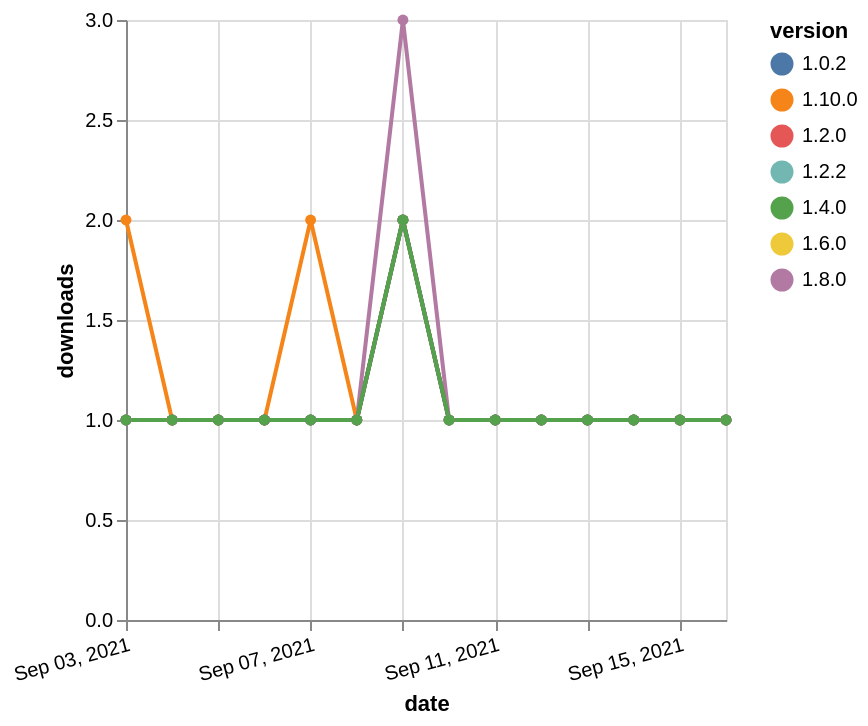

Describe this chart as a Vega-Lite specification.
### Vega-Lite specification from a JSON file in a GitHub repository (floating-point values rounded to 4 significant figures)
{"$schema": "https://vega.github.io/schema/vega-lite/v5.json", "description": "A simple bar chart with embedded data.", "data": {"values": [{"date": "2021-09-03", "total": 165, "delta": 1, "version": "1.6.0"}, {"date": "2021-09-04", "total": 166, "delta": 1, "version": "1.6.0"}, {"date": "2021-09-05", "total": 167, "delta": 1, "version": "1.6.0"}, {"date": "2021-09-06", "total": 168, "delta": 1, "version": "1.6.0"}, {"date": "2021-09-07", "total": 169, "delta": 1, "version": "1.6.0"}, {"date": "2021-09-08", "total": 170, "delta": 1, "version": "1.6.0"}, {"date": "2021-09-09", "total": 172, "delta": 2, "version": "1.6.0"}, {"date": "2021-09-10", "total": 173, "delta": 1, "version": "1.6.0"}, {"date": "2021-09-11", "total": 174, "delta": 1, "version": "1.6.0"}, {"date": "2021-09-12", "total": 175, "delta": 1, "version": "1.6.0"}, {"date": "2021-09-13", "total": 176, "delta": 1, "version": "1.6.0"}, {"date": "2021-09-14", "total": 177, "delta": 1, "version": "1.6.0"}, {"date": "2021-09-15", "total": 178, "delta": 1, "version": "1.6.0"}, {"date": "2021-09-16", "total": 179, "delta": 1, "version": "1.6.0"}, {"date": "2021-09-03", "total": 185, "delta": 1, "version": "1.8.0"}, {"date": "2021-09-04", "total": 186, "delta": 1, "version": "1.8.0"}, {"date": "2021-09-05", "total": 187, "delta": 1, "version": "1.8.0"}, {"date": "2021-09-06", "total": 188, "delta": 1, "version": "1.8.0"}, {"date": "2021-09-07", "total": 189, "delta": 1, "version": "1.8.0"}, {"date": "2021-09-08", "total": 190, "delta": 1, "version": "1.8.0"}, {"date": "2021-09-09", "total": 193, "delta": 3, "version": "1.8.0"}, {"date": "2021-09-10", "total": 194, "delta": 1, "version": "1.8.0"}, {"date": "2021-09-11", "total": 195, "delta": 1, "version": "1.8.0"}, {"date": "2021-09-12", "total": 196, "delta": 1, "version": "1.8.0"}, {"date": "2021-09-13", "total": 197, "delta": 1, "version": "1.8.0"}, {"date": "2021-09-14", "total": 198, "delta": 1, "version": "1.8.0"}, {"date": "2021-09-15", "total": 199, "delta": 1, "version": "1.8.0"}, {"date": "2021-09-16", "total": 200, "delta": 1, "version": "1.8.0"}, {"date": "2021-09-03", "total": 126, "delta": 2, "version": "1.10.0"}, {"date": "2021-09-04", "total": 127, "delta": 1, "version": "1.10.0"}, {"date": "2021-09-05", "total": 128, "delta": 1, "version": "1.10.0"}, {"date": "2021-09-06", "total": 129, "delta": 1, "version": "1.10.0"}, {"date": "2021-09-07", "total": 131, "delta": 2, "version": "1.10.0"}, {"date": "2021-09-08", "total": 132, "delta": 1, "version": "1.10.0"}, {"date": "2021-09-09", "total": 134, "delta": 2, "version": "1.10.0"}, {"date": "2021-09-10", "total": 135, "delta": 1, "version": "1.10.0"}, {"date": "2021-09-11", "total": 136, "delta": 1, "version": "1.10.0"}, {"date": "2021-09-12", "total": 137, "delta": 1, "version": "1.10.0"}, {"date": "2021-09-13", "total": 138, "delta": 1, "version": "1.10.0"}, {"date": "2021-09-14", "total": 139, "delta": 1, "version": "1.10.0"}, {"date": "2021-09-15", "total": 140, "delta": 1, "version": "1.10.0"}, {"date": "2021-09-16", "total": 141, "delta": 1, "version": "1.10.0"}, {"date": "2021-09-03", "total": 197, "delta": 1, "version": "1.2.2"}, {"date": "2021-09-04", "total": 198, "delta": 1, "version": "1.2.2"}, {"date": "2021-09-05", "total": 199, "delta": 1, "version": "1.2.2"}, {"date": "2021-09-06", "total": 200, "delta": 1, "version": "1.2.2"}, {"date": "2021-09-07", "total": 201, "delta": 1, "version": "1.2.2"}, {"date": "2021-09-08", "total": 202, "delta": 1, "version": "1.2.2"}, {"date": "2021-09-09", "total": 204, "delta": 2, "version": "1.2.2"}, {"date": "2021-09-10", "total": 205, "delta": 1, "version": "1.2.2"}, {"date": "2021-09-11", "total": 206, "delta": 1, "version": "1.2.2"}, {"date": "2021-09-12", "total": 207, "delta": 1, "version": "1.2.2"}, {"date": "2021-09-13", "total": 208, "delta": 1, "version": "1.2.2"}, {"date": "2021-09-14", "total": 209, "delta": 1, "version": "1.2.2"}, {"date": "2021-09-15", "total": 210, "delta": 1, "version": "1.2.2"}, {"date": "2021-09-16", "total": 211, "delta": 1, "version": "1.2.2"}, {"date": "2021-09-03", "total": 236, "delta": 1, "version": "1.2.0"}, {"date": "2021-09-04", "total": 237, "delta": 1, "version": "1.2.0"}, {"date": "2021-09-05", "total": 238, "delta": 1, "version": "1.2.0"}, {"date": "2021-09-06", "total": 239, "delta": 1, "version": "1.2.0"}, {"date": "2021-09-07", "total": 240, "delta": 1, "version": "1.2.0"}, {"date": "2021-09-08", "total": 241, "delta": 1, "version": "1.2.0"}, {"date": "2021-09-09", "total": 243, "delta": 2, "version": "1.2.0"}, {"date": "2021-09-10", "total": 244, "delta": 1, "version": "1.2.0"}, {"date": "2021-09-11", "total": 245, "delta": 1, "version": "1.2.0"}, {"date": "2021-09-12", "total": 246, "delta": 1, "version": "1.2.0"}, {"date": "2021-09-13", "total": 247, "delta": 1, "version": "1.2.0"}, {"date": "2021-09-14", "total": 248, "delta": 1, "version": "1.2.0"}, {"date": "2021-09-15", "total": 249, "delta": 1, "version": "1.2.0"}, {"date": "2021-09-16", "total": 250, "delta": 1, "version": "1.2.0"}, {"date": "2021-09-03", "total": 239, "delta": 1, "version": "1.0.2"}, {"date": "2021-09-04", "total": 240, "delta": 1, "version": "1.0.2"}, {"date": "2021-09-05", "total": 241, "delta": 1, "version": "1.0.2"}, {"date": "2021-09-06", "total": 242, "delta": 1, "version": "1.0.2"}, {"date": "2021-09-07", "total": 243, "delta": 1, "version": "1.0.2"}, {"date": "2021-09-08", "total": 244, "delta": 1, "version": "1.0.2"}, {"date": "2021-09-09", "total": 246, "delta": 2, "version": "1.0.2"}, {"date": "2021-09-10", "total": 247, "delta": 1, "version": "1.0.2"}, {"date": "2021-09-11", "total": 248, "delta": 1, "version": "1.0.2"}, {"date": "2021-09-12", "total": 249, "delta": 1, "version": "1.0.2"}, {"date": "2021-09-13", "total": 250, "delta": 1, "version": "1.0.2"}, {"date": "2021-09-14", "total": 251, "delta": 1, "version": "1.0.2"}, {"date": "2021-09-15", "total": 252, "delta": 1, "version": "1.0.2"}, {"date": "2021-09-16", "total": 253, "delta": 1, "version": "1.0.2"}, {"date": "2021-09-03", "total": 182, "delta": 1, "version": "1.4.0"}, {"date": "2021-09-04", "total": 183, "delta": 1, "version": "1.4.0"}, {"date": "2021-09-05", "total": 184, "delta": 1, "version": "1.4.0"}, {"date": "2021-09-06", "total": 185, "delta": 1, "version": "1.4.0"}, {"date": "2021-09-07", "total": 186, "delta": 1, "version": "1.4.0"}, {"date": "2021-09-08", "total": 187, "delta": 1, "version": "1.4.0"}, {"date": "2021-09-09", "total": 189, "delta": 2, "version": "1.4.0"}, {"date": "2021-09-10", "total": 190, "delta": 1, "version": "1.4.0"}, {"date": "2021-09-11", "total": 191, "delta": 1, "version": "1.4.0"}, {"date": "2021-09-12", "total": 192, "delta": 1, "version": "1.4.0"}, {"date": "2021-09-13", "total": 193, "delta": 1, "version": "1.4.0"}, {"date": "2021-09-14", "total": 194, "delta": 1, "version": "1.4.0"}, {"date": "2021-09-15", "total": 195, "delta": 1, "version": "1.4.0"}, {"date": "2021-09-16", "total": 196, "delta": 1, "version": "1.4.0"}]}, "width": "container", "mark": {"type": "line", "point": {"filled": true}}, "encoding": {"x": {"field": "date", "type": "temporal", "timeUnit": "yearmonthdate", "title": "date", "axis": {"labelAngle": -15}}, "y": {"field": "delta", "type": "quantitative", "title": "downloads"}, "color": {"field": "version", "type": "nominal"}, "tooltip": {"field": "delta"}}}
